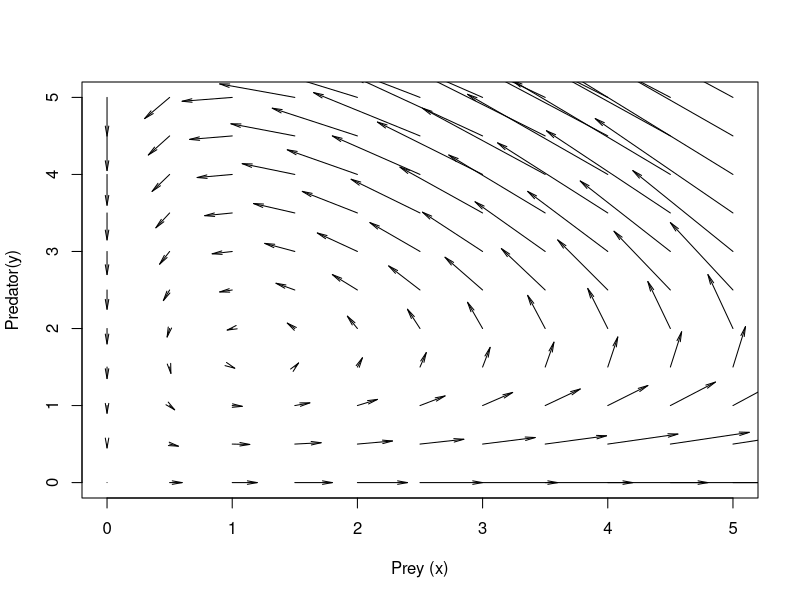
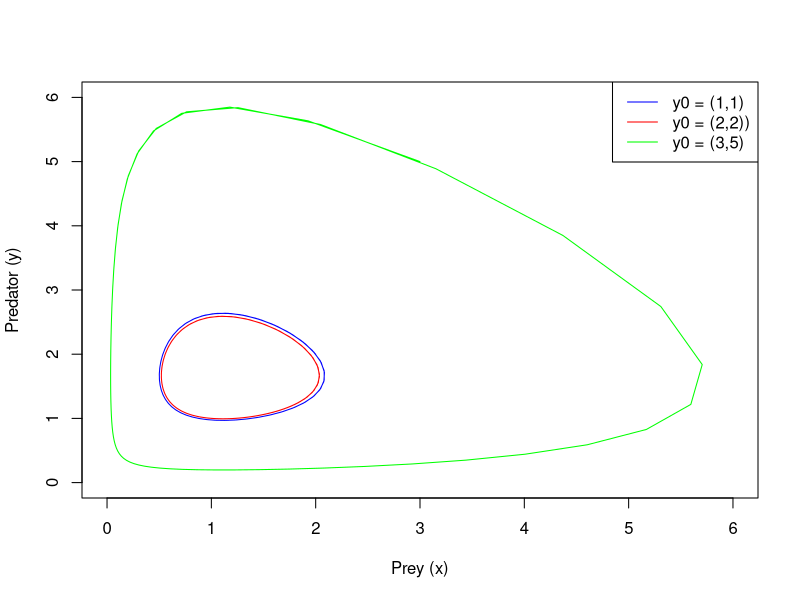
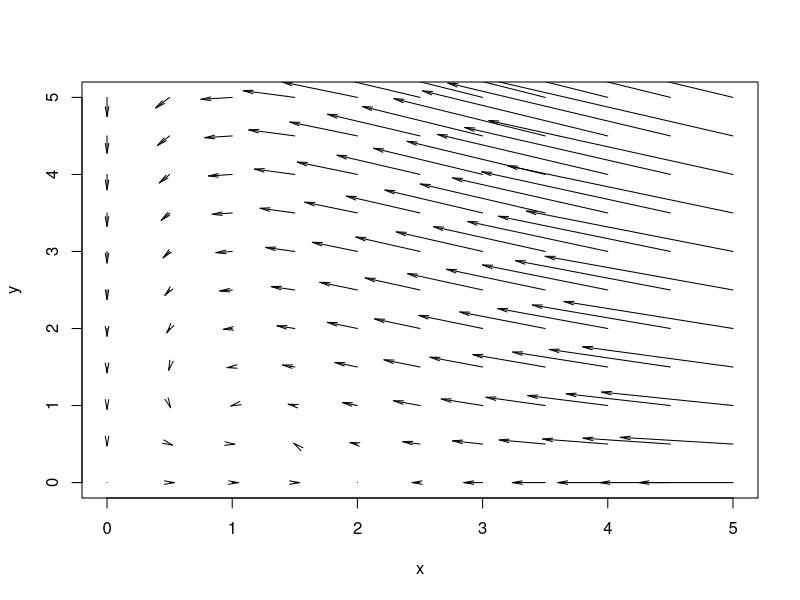
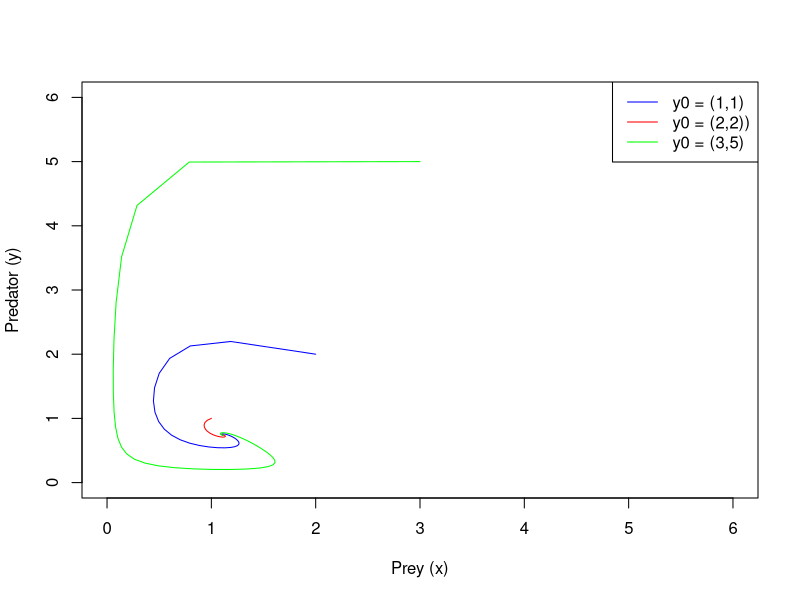
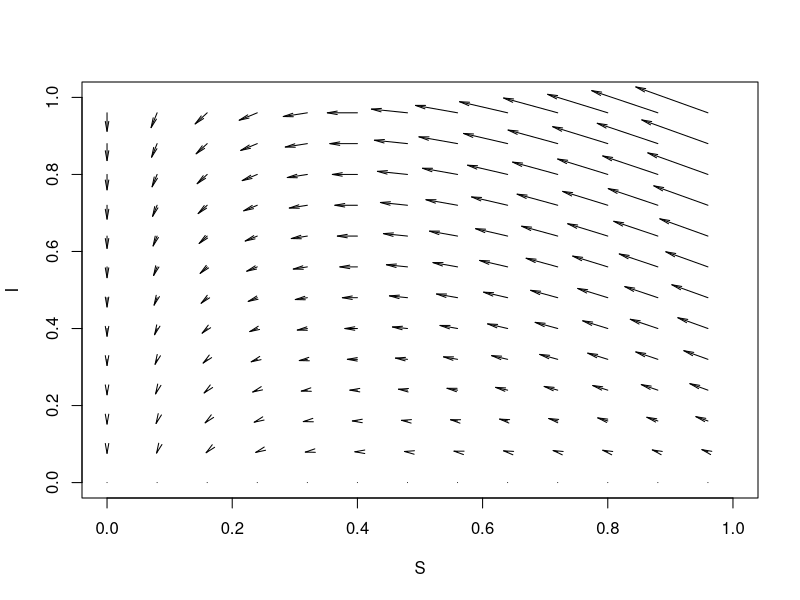
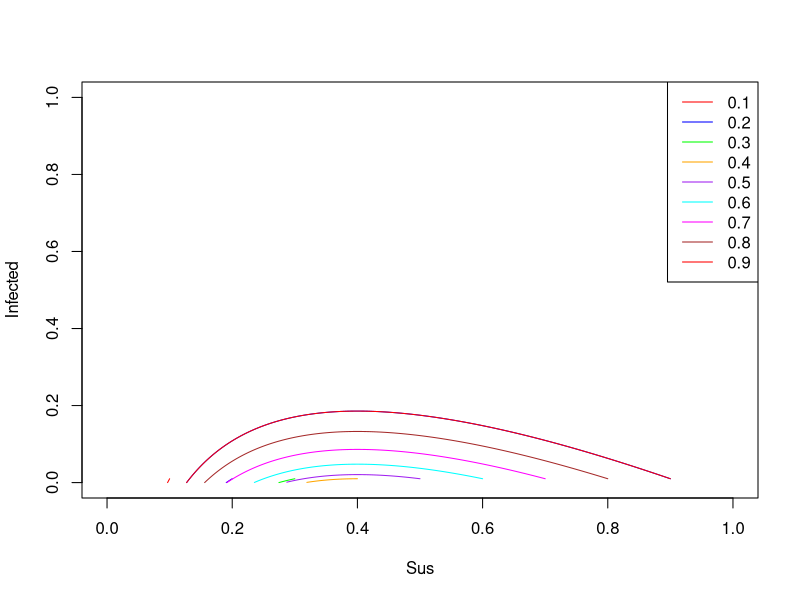

Write the R code that produced these figures, in order. (Note: this script raises an error after producing the figures.)
## ---- chunk 1
knitr::opts_chunk$set(echo = TRUE, warning = FALSE, message = FALSE)

library('pracma')
#library('rk4sys')
## ---- chunk 2
#Define the differential equations
dxdt = function(x,y) 2*x-1.2*x*y
dydt = function(x,y) -y + 0.9 * x * y
#Define x, y points for arrows to appear
x = seq(0, 5, 0.5)
y = seq(0, 5, 0.5)
#Create blank matrices
xmatrix = matrix(nrow = length(x), ncol = length(y))
ymatrix = matrix(nrow = length(x), ncol = length(y))
xprime = matrix(nrow = length(x), ncol = length(y))
yprime = matrix(nrow = length(x), ncol = length(y))
#Use for loops to define the (x,y) coordinate and derivatives of vectors
for(i in 1:length(x)){
  for(j in 1:length(y) ){
    xmatrix[i,j] = x[i]
    ymatrix[i,j] = y[j]
    xprime[i,j] = dxdt(x[i], y[j])
    yprime[i,j] = dydt(x[i], y[j])
  }
}
#Create a blank plot and use quiver to add a phase plane
plot(x,y, type = 'n', xlim = c(0,5), ylim = c(0,5), xlab = "Prey (x)", ylab = "Predator(y)")
quiver(xmatrix, ymatrix, xprime, yprime, scale = 0.1)

## ---- chunk 3
#Define a system of differential equations
f = function(t, u){
  x = u[1]
  y = u[2]
  dxdt = 2*x-1.2*x*y
  dydt = -y + 0.9 * x * y
  return(c(dxdt,dydt))
}
#Choose a time range
tmin = 0
tmax = 10
# Plot the first numerical solution
y0 = c(2, 2)  # Initial conditions for x (prey) and y (predator)
sol = rk4sys(f, tmin, tmax, y0, n = 100)
names(sol)[2] = 'Y'
x = sol$Y[, 1]
y = sol$Y[, 2]
a = plot(x, y, type = "l", col = "blue", xlab = "Prey (x)", ylab = "Predator (y)", 
  xlim = c(0, 6), ylim = c(0, 6))

# Plot the second numerical solution
y0 = c(1, 1)  # Different initial conditions
sol = rk4sys(f, tmin, tmax, y0, n = 100)
names(sol)[2] = 'Y'
x = sol$Y[, 1]
y = sol$Y[, 2]
lines(x, y, col = "red")

# Plot the third numerical solution
y0 = c(3, 5)  # Another set of initial conditions
sol = rk4sys(f, tmin, tmax, y0, n = 100)
names(sol)[2] = 'Y'
x = sol$Y[, 1]
y = sol$Y[, 2]
lines(x, y, col = "green")

# Add a legend to distinguish the three solutions
legend("topright", legend = c("y0 = (1,1)", "y0 = (2,2))", "y0 = (3,5)"),
       col = c("blue", "red", "green"), lty = 1)

## ---- chunk 4
#Define the differential equations
dxdt = function(x,y) 2*x * (1-x/2) -1.2 * x* y
dydt = function(x,y) -y + 0.9 * x * y
#Define x, y points for arrows to appear
x = seq(0, 5, 0.5)
y = seq(0, 5, 0.5)
#Create blank matrices
xmatrix = matrix(nrow = length(x), ncol = length(y))
ymatrix = matrix(nrow = length(x), ncol = length(y))
xprime = matrix(nrow = length(x), ncol = length(y))
yprime = matrix(nrow = length(x), ncol = length(y))
#Use for loops to define the (x,y) coordinate and derivatives of vectors
for(i in 1:length(x)){
  for(j in 1:length(y) ){
    xmatrix[i,j] = x[i]
    ymatrix[i,j] = y[j]
    xprime[i,j] = dxdt(x[i], y[j])
    yprime[i,j] = dydt(x[i], y[j])
  }
}
#Create a blank plot and use quiver to add a phase plane
plot(x,y, type = 'n', xlim = c(0,5), ylim = c(0,5), xlab = "x", ylab = "y")
quiver(xmatrix, ymatrix, xprime, yprime, scale = 0.05)
## ---- chunk 5
#Define a system of differential equations
f = function(t, u){
  x = u[1]
  y = u[2]
  dxdt = 2*x * (1-x/2) - 1.2 * x* y
  dydt = -y + 0.9 * x * y
  return(c(dxdt,dydt))
}
#Choose a time range
tmin = 0
tmax = 25
# Plot the first numerical solution
y0 = c(2, 2)  # Initial conditions for x (prey) and y (predator)
sol = rk4sys(f, tmin, tmax, y0, n = 100)
names(sol)[2] = 'Y'
x = sol$Y[, 1]
y = sol$Y[, 2]
a = plot(x, y, type = "l", col = "blue", xlab = "Prey (x)", ylab = "Predator (y)", 
  xlim = c(0, 6), ylim = c(0, 6))

# Plot the second numerical solution
y0 = c(1, 1)  # Different initial conditions
sol = rk4sys(f, tmin, tmax, y0, n = 100)
names(sol)[2] = 'Y'
x = sol$Y[, 1]
y = sol$Y[, 2]
lines(x, y, col = "red")

# Plot the third numerical solution
y0 = c(3, 5)  # Another set of initial conditions
sol = rk4sys(f, tmin, tmax, y0, n = 100)
names(sol)[2] = 'Y'
x = sol$Y[, 1]
y = sol$Y[, 2]
lines(x, y, col = "green")

# Add a legend to distinguish the three solutions
legend("topright", legend = c("y0 = (1,1)", "y0 = (2,2))", "y0 = (3,5)"),
       col = c("blue", "red", "green"), lty = 1)
## ---- chunk 6
#Define the differential equations
dsdt = function(S, I, R) -0.25*I*S
didt = function(S, I, R) 0.25*I*S - 0.1*I
drdt = function(S, I, R) 0.1*I
#Define x, y points for arrows to appear
x = seq(0, 1, 0.08)
y = seq(0, 1, 0.08)
#Create blank matrices
xmatrix = matrix(nrow = length(x), ncol = length(y))
ymatrix = matrix(nrow = length(x), ncol = length(y))
xprime = matrix(nrow = length(x), ncol = length(y))
yprime = matrix(nrow = length(x), ncol = length(y))
#Use for loops to define the (x,y) coordinate and derivatives of vectors
for(i in 1:length(x)){
  for(j in 1:length(y) ){
    xmatrix[i,j] = x[i]
    ymatrix[i,j] = y[j]
    xprime[i,j] = dsdt(x[i], y[j])
    yprime[i,j] = didt(x[i], y[j])
  }
}
#Create a blank plot and use quiver to add a phase plane
plot(x,y, type = 'n', xlim = c(0,1), ylim = c(0,1), xlab = "S", ylab = "I")
quiver(xmatrix, ymatrix, xprime, yprime, scale = 0.5)
## ---- chunk 7
#Define a system of differential equations
f = function(t, u){
  S = u[1]
  I = u[2]
  R = u[3]
  dsdt = -0.25*I*S
  didt = 0.25*I*S - 0.1*I
  drdt = 0.1*I
  return(c(dsdt,didt,drdt))
}
#Choose a time range
tmin = 0
tmax = 200
# Plot the first numerical solution
y0 = c(0.9, 0.01, 0)  # Initial conditions for x (prey) and y (predator)
sol = rk4sys(f, tmin, tmax, y0, n = 1000)
names(sol)[2] = 'Y'
S = sol$Y[, 1]
I = sol$Y[, 2]
R = sol$Y[, 3]
a = plot(S, I, type = "l", col = "blue", xlab = "Sus", ylab = "Infected", 
  xlim = c(0, 1), ylim = c(0, 1))

colors <- c("red", "blue", "green", "orange", "purple", "cyan", "magenta", "brown", "red")
j <- 1

for (i in seq(0.1, 0.9, by = 0.1)) {
  y0 = c(i, 0.01, 0)
  sol = rk4sys(f, tmin, tmax, y0, n = 1000)
  names(sol)[2] = 'Y'
  S = sol$Y[, 1]
  I = sol$Y[, 2]
  R = sol$Y[, 3]
  lines(S, I, col = colors[j])
  j <- j + 1
}

# # Plot the third numerical solution
# y0 = c(3, 5)  # Another set of initial conditions
# sol = rk4sys(f, tmin, tmax, y0, n = 100)
# names(sol)[2] = 'Y'
# x = sol$Y[, 1]
# y = sol$Y[, 2]
# lines(x, y, col = "green")

# # Add a legend to distinguish the three solutions
legend("topright", legend = c("0.1", "0.2", "0.3", "0.4", "0.5", "0.6", "0.7", "0.8", "0.9"),
       col = colors, lty = 1)
## ---- chunk 8
alpha = 0.25
beta = 0.1
gamma = 0.5
zeta = 0.25

s0 = 0.99
e0 = 0
i0 = 0.01
r0 = 0

y = c(s0, e0, i0, r0)
tmin = 0
tmax = 365

f = function(t,Y){
  S = Y[1]
  E = Y[2]
  I = Y[3]
  R = Y[4]
  
  
  dsdt = -alpha*S*I + gamma*R
  dedt = alpha*S*I - zeta*E
  didt = zeta*E - beta*I
  drdt = beta*I - gamma*R
  return(c(dsdt, dedt, didt, drdt))
}

sol = rk4sys(f, tmin, tmax, y0, n = 1000)
names(sol)[2] = 'Y'
S = sol$Y[, 1]
E = sol$Y[, 2]
I = sol$Y[, 3]
R = sol$Y[, 4]
a = plot(S, I, type = "l", col = "blue", xlab = "Sus", ylab = "Infected", 
  xlim = c(0, 1), ylim = c(0, 1))
# Type your code here (and delete this comment)
